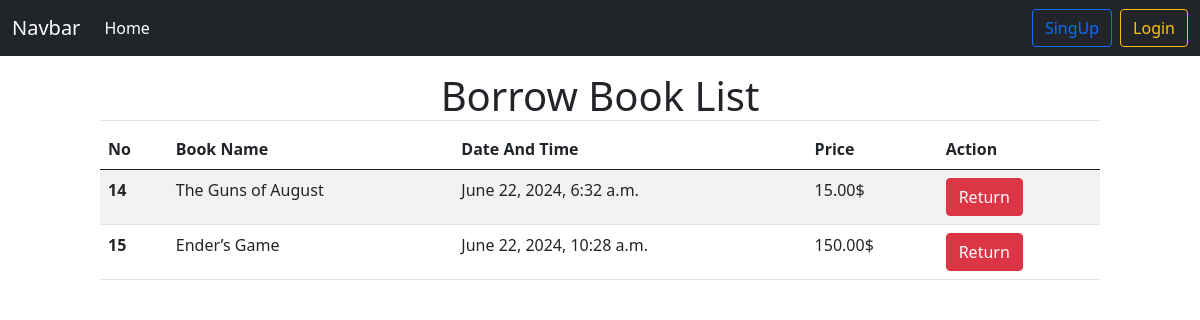
/profile/, run on the app's committed database.
### Books/models.py (models this page shows, shortened)
class BookBorrow(models.Model):
    date = models.DateTimeField(auto_now_add=True)
    borrower = models.ForeignKey(User,on_delete=models.CASCADE)
    book = models.ForeignKey(BookModel,on_delete=models.CASCADE)

class BookModel(models.Model):
    name = models.CharField(max_length=100)
    image = models.ImageField(upload_to='Media/',blank=True)
    description = models.TextField()
    borrowingPrice = models.DecimalField(decimal_places=2,max_digits=5)
    category = models.ForeignKey(CategoryModel,on_delete=models.CASCADE)

### Core/views.py (the view)
# urls.py: path('profile/',BookBorrowView,name='profile'),
def BookBorrowView(request):
    books = BookBorrow.objects.all()
    return render(request,'profile.html',{'books':books})

### templates/profile.html
{% extends "base.html" %}
{% block content %}
{% if books %}
<div class="col-10 mx-auto my-3">
    <h1 class="text-center border-bottom">Borrow Book List</h1>
    <table class="table table-striped">
        <thead>
          <tr>
            <th scope="col">No</th>
            <th scope="col">Book Name</th>
            <th scope="col">Date And Time</th>
            <th scope="col">Price</th>
            <th scope="col">Action</th>
          </tr>
        </thead>
        <tbody>
          {% for book in books %}
          <tr>
            <th scope="row">{{book.id}}</th>
            <td>{{book.book.name}}</td>
            <td>{{book.date}}</td>
            <td>{{book.book.borrowingPrice}}$</td>
            <td><a class="btn btn-danger" href={% url "returnbook" book.id %}>Return</a></td>
          </tr>
          {% endfor %}
        </tbody>
    </table>
</div>
{% endif %}
{% endblock content %}

### data on the page
BookBorrow: id "14", book.name "The Guns of August", date "June 22, 2024, 6:32 a.m.", book.borrowingPrice "15.00"
BookBorrow: id "15", book.name "Ender’s Game", date "June 22, 2024, 10:28 a.m.", book.borrowingPrice "150.00"
